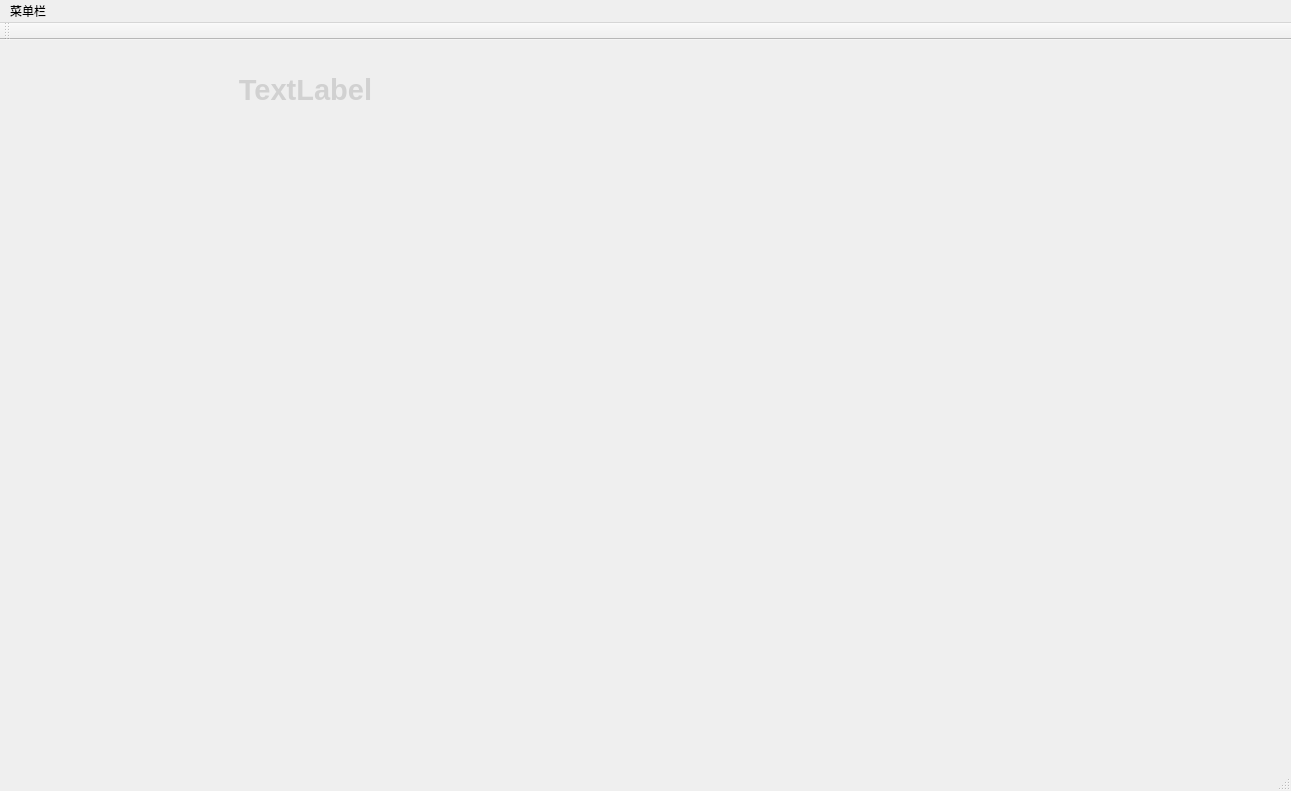
<?xml version="1.0" encoding="UTF-8"?>
<ui version="4.0">
 <class>MainWindow</class>
 <widget class="QMainWindow" name="MainWindow">
  <property name="geometry">
   <rect>
    <x>0</x>
    <y>0</y>
    <width>1291</width>
    <height>791</height>
   </rect>
  </property>
  <property name="windowTitle">
   <string>MainWindow</string>
  </property>
  <property name="styleSheet">
   <string notr="true"/>
  </property>
  <widget class="QWidget" name="centralWidget">
   <widget class="QLabel" name="label">
    <property name="geometry">
     <rect>
      <x>10</x>
      <y>20</y>
      <width>591</width>
      <height>61</height>
     </rect>
    </property>
    <property name="styleSheet">
     <string notr="true">color:rgb(255,255,255);
font: 26pt &quot;Adobe Devanagari&quot;;
</string>
    </property>
    <property name="text">
     <string>&lt;html&gt;&lt;head/&gt;&lt;body&gt;&lt;p align=&quot;center&quot;&gt;&lt;span style=&quot; font-size:22pt; font-weight:600; color:#d1d1d1;&quot;&gt;TextLabel&lt;/span&gt;&lt;/p&gt;&lt;/body&gt;&lt;/html&gt;</string>
    </property>
   </widget>
  </widget>
  <widget class="QMenuBar" name="menuBar">
   <property name="geometry">
    <rect>
     <x>0</x>
     <y>0</y>
     <width>1291</width>
     <height>26</height>
    </rect>
   </property>
   <property name="styleSheet">
    <string notr="true"/>
   </property>
   <widget class="QMenu" name="menuSix_Stone_Master">
    <property name="mouseTracking">
     <bool>false</bool>
    </property>
    <property name="styleSheet">
     <string notr="true"/>
    </property>
    <property name="title">
     <string>菜单栏</string>
    </property>
    <property name="toolTipsVisible">
     <bool>false</bool>
    </property>
   </widget>
   <addaction name="menuSix_Stone_Master"/>
  </widget>
  <widget class="QToolBar" name="mainToolBar">
   <attribute name="toolBarArea">
    <enum>TopToolBarArea</enum>
   </attribute>
   <attribute name="toolBarBreak">
    <bool>false</bool>
   </attribute>
  </widget>
  <widget class="QStatusBar" name="statusBar"/>
 </widget>
 <layoutdefault spacing="6" margin="11"/>
 <resources/>
 <connections/>
</ui>
